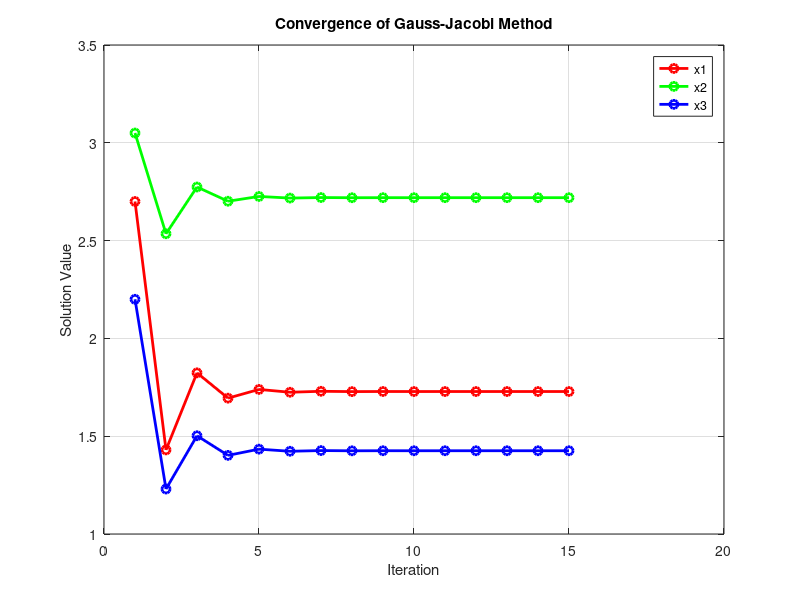

This chart was generated by the following MATLAB code:
% Define the coefficient matrix A and the right-hand side vector b
A = [10, 2, 3;
     3, 20, 1;
     2, 3, 15];
b = [27; 61; 33];

% Initial guess for the solution
x0 = [0; 0; 0]; % Initial guess for x1, x2, x3

% Set maximum number of iterations and tolerance for convergence
max_iter = 100; % Maximum iterations
tol = 1e-6; % Tolerance for convergence

% Initialize variables
x = x0; % Start with the initial guess
n = length(b); % Number of equations
iter = 0; % Iteration counter
error = inf; % Error (to control convergence)

% Initialize matrix to store solutions at each iteration
solutions = zeros(n, max_iter);

% Gauss-Jacobi Iteration
while iter < max_iter && error > tol
    x_new = zeros(n, 1); % Initialize a new vector for x values

    % Perform the iteration
    for i = 1:n
        sum = 0;
        for j = 1:n
            if i ~= j
                sum = sum + A(i, j) * x(j); % Sum over all terms except diagonal
            end
        end
        x_new(i) = (b(i) - sum) / A(i, i); % Update the value of x(i)
    end

    % Store the solution for this iteration
    solutions(:, iter + 1) = x_new;

    % Compute the error (difference between successive approximations)
    error = norm(x_new - x, inf);

    % Update x for the next iteration
    x = x_new;

    % Increment iteration counter
    iter = iter + 1;
end

% Display the result
fprintf('Solution after %d iterations:\n', iter);
disp(x);

% Plot the evolution of the solution
figure;
plot(1:iter, solutions(1, 1:iter), 'r-o', 'LineWidth', 2, 'DisplayName', 'x1');
hold on;
plot(1:iter, solutions(2, 1:iter), 'g-o', 'LineWidth', 2, 'DisplayName', 'x2');
plot(1:iter, solutions(3, 1:iter), 'b-o', 'LineWidth', 2, 'DisplayName', 'x3');
xlabel('Iteration');
ylabel('Solution Value');
title('Convergence of Gauss-Jacobi Method');
legend('show');
grid on;
hold off;
